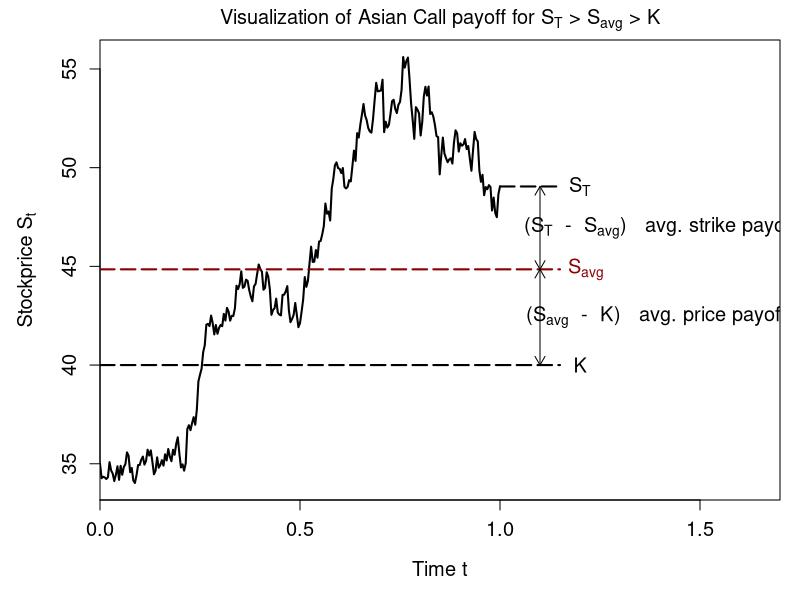

R code for this plot:
# clear variables and close windows
rm(list = ls(all = TRUE))
graphics.off()

# settings
s.0   = 35     # current stock price
k     = 40     # strike price
tau   = 1      # time to maturity in years
n.t   = 252    # number of time steps (used for stock simulation and averaging)
r     = 0.03   # annual interest rate
sigma = 0.2    # volatility

# function for simulating stock price by geometric brownian motion
MCPath = function(s.0, tau, n.t, r, sigma) {
    dt  = tau/n.t
    t   = seq(0, tau, by = dt)
    s.t = s.0 * exp((r - sigma^2/2) * t + sigma * sqrt(dt) * c(0, cumsum(rnorm(n.t))))
    return(s.t)
}

# plotting function
PayoffPlot = function(s.t, k, tau, n.t, s.avg) {
    dt  = tau/n.t
    t   = seq(0, tau, by = dt)
    s.T = s.t[length(s.t)]
    
    # factors for window, line, text and arrow sizes
    f.win   = 1.7
    f.line  = 1.15
    f.text  = 1.2
    f.arrow = 1.1

    # path plot
    par(mar = c(5, 5, 2, 1))
    plot(t, s.t, type    = "l", lwd = 2, xaxs= "i", 
                 xlim    = c(0, f.win * tau), ylim     = c(min(k, s.t), max(k, s.t)), 
                 cex.lab = 1.2, cex.axis = 1.2, cex.main = 1.2, cex.sub  = 1.2,
                 main    = expression("Visualization of Asian Call payoff for " * 
                                      "S"["T"] * " > " * "S"["avg"] * " > K"), 
                 xlab    = "Time t", ylab = expression("Stockprice " * "S"["t"]))

    # dotted lines for S_T, S_avg, K
    lines(c(tau, f.line * tau), s.T * c(1, 1), lty = 5, lwd = 2, col = "black")
    lines(c(0, f.line * tau), s.avg * c(1, 1), lty = 5, lwd = 2, col = "darkred")
    lines(c(0, f.line * tau), k * c(1, 1), lty = 5, lwd = 2, col = "black")

    # text S_T, S_avg, K, payoff
    text(f.text * tau, s.T, expression("S"["T"]), col = "black", cex = 1.2)
    text(f.text * tau, s.avg, expression("  S"["avg"]), col = "darkred", cex = 1.2)
    text(f.text * tau, k, "K", col = "black", cex = 1.2)
    text(1.39 * tau, 0.5 * (k + s.avg), cex = 1.2, 
         expression("(S"["avg"] * "  -  " * "K)" * "   avg. price payoff"))
    text(1.4 * tau, 0.5 * (s.T + s.avg), cex = 1.2,
         expression("(S"["T"] * "  -  " * "S"["avg"] * ")" * "   avg. strike payoff"))
    
    # arrow S_avg <--> K 
    arrows(f.arrow * tau, s.T, f.arrow * tau, s.avg, code = 3, length = 0.1)
    # arrow S_t <--> s_avg 
    arrows(f.arrow * tau, k, f.arrow * tau, s.avg, code = 3, length = 0.1)
}

# main

exit   = FALSE
n.loop = 0
tries  = 10^4

while (exit == FALSE && n.loop < tries) {
    n.loop = n.loop + 1
    s.t    = MCPath(s.0, tau, n.t, r, sigma)
    s.avg  = sum(s.t)/length(s.t)  # arithmetic average
    if (s.t[length(s.t)] > 1.05 * s.avg && s.avg > 1.05 * k) {  
        # factor 1.05 to prevent overlaying text
        PayoffPlot(s.t, k, tau, n.t, s.avg)
        exit = TRUE
    }
}

if (exit == FALSE) cat(" No path with S_T > S_avg > K found after", tries, "tries. \n",  
                       "Try different values.")

